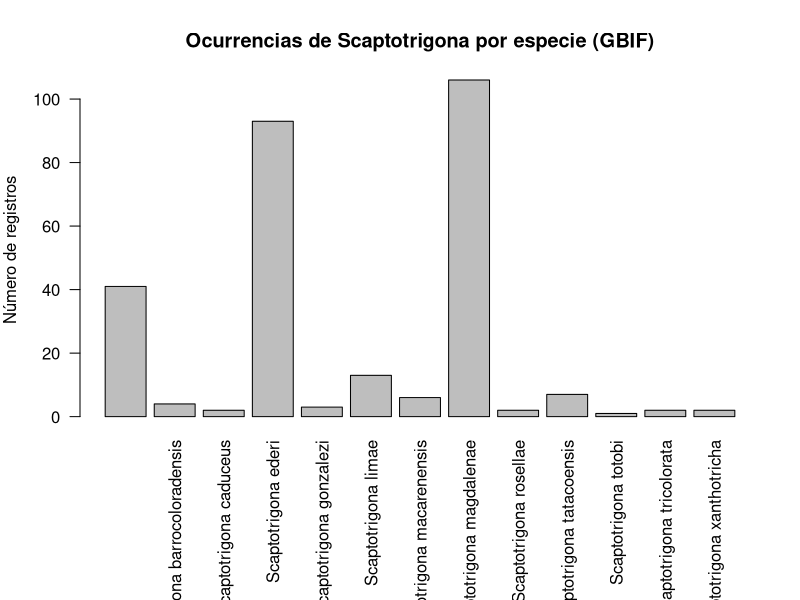

Recreate this plot in R.
## ---- chunk 1
knitr::opts_chunk$set(echo = TRUE)
## ---- chunk 2
# definimos como directorio de trabajo la carpeta creada
setwd("C:/Users/marya/Bio_Computacional/Clase_2")
# leemos los datos descargados y guardados
gbif_data <- read.csv(
  "Gbiff_Scrapto_Colombia.csv",
  row.names = NULL, #necesario para que no numere las filas 
  stringsAsFactors = FALSE, 
  sep = "\t" #la separación de columnas es tipo "tab"
)

#gbif_data <- read_csv("Gbiff_Scrapto_Colombia.csv")

#Cuantas especies hay?
tabla_sp <- table(gbif_data$species)
## ---- chunk 3
#Graficar las especies
par(mar = c(9, 4, 4, 2))
barplot(
  tabla_sp,
  las = 2,
  main = "Ocurrencias de Scaptotrigona por especie (GBIF)",
  ylab = "Número de registros"
)
